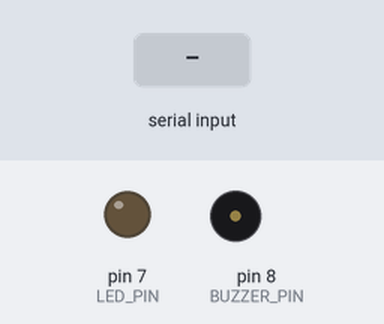
The sketch below on a simulated Arduino Uno, built with avr-gcc and run on an emulated ATmega328P. Shown: output pins drawn as LEDs (lit = HIGH), buzzer (waves = sounding, pin HIGH). The test bench sets the inputs (shaded band).

Above: at 1.2 s.
1.3 s: "1" received over Serial
At 2.0 s:
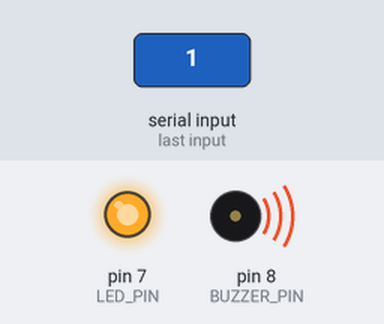
2.8 s: "0" received over Serial
At 3.1 s:
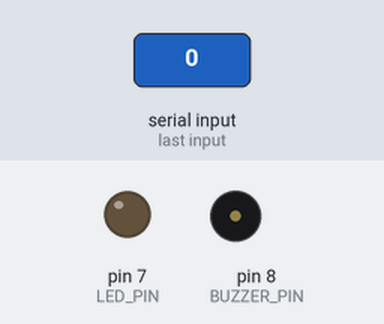
Timing chart, 0 to 5.8 s (numbered marks = the images above; inputs shaded):
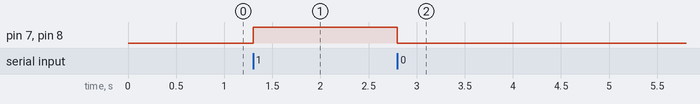

The sketch:

chaukidaar.ino
```cpp
// Simple serial-controlled alarm
// '1' -> ON, '0' -> OFF

const int BUZZER_PIN = 8;   // buzzer ya relay module input
const int LED_PIN    = 7;   // optional status LED

void setup() {
  pinMode(BUZZER_PIN, OUTPUT);
  pinMode(LED_PIN, OUTPUT);
  digitalWrite(BUZZER_PIN, LOW);
  digitalWrite(LED_PIN, LOW);
  Serial.begin(9600);
}

void loop() {
  if (Serial.available() > 0) {
    char c = Serial.read();

    if (c == '1') {
      digitalWrite(BUZZER_PIN, HIGH);
      digitalWrite(LED_PIN, HIGH);
    } else if (c == '0') {
      digitalWrite(BUZZER_PIN, LOW);
      digitalWrite(LED_PIN, LOW);
    }
  }
}
```

Measured:
- after the input at 1.3 s, pin 7 (LED_PIN), pin 8 (BUZZER_PIN): LOW → HIGH at once
- after the input at 2.8 s, pin 7 (LED_PIN), pin 8 (BUZZER_PIN): HIGH → LOW at once
